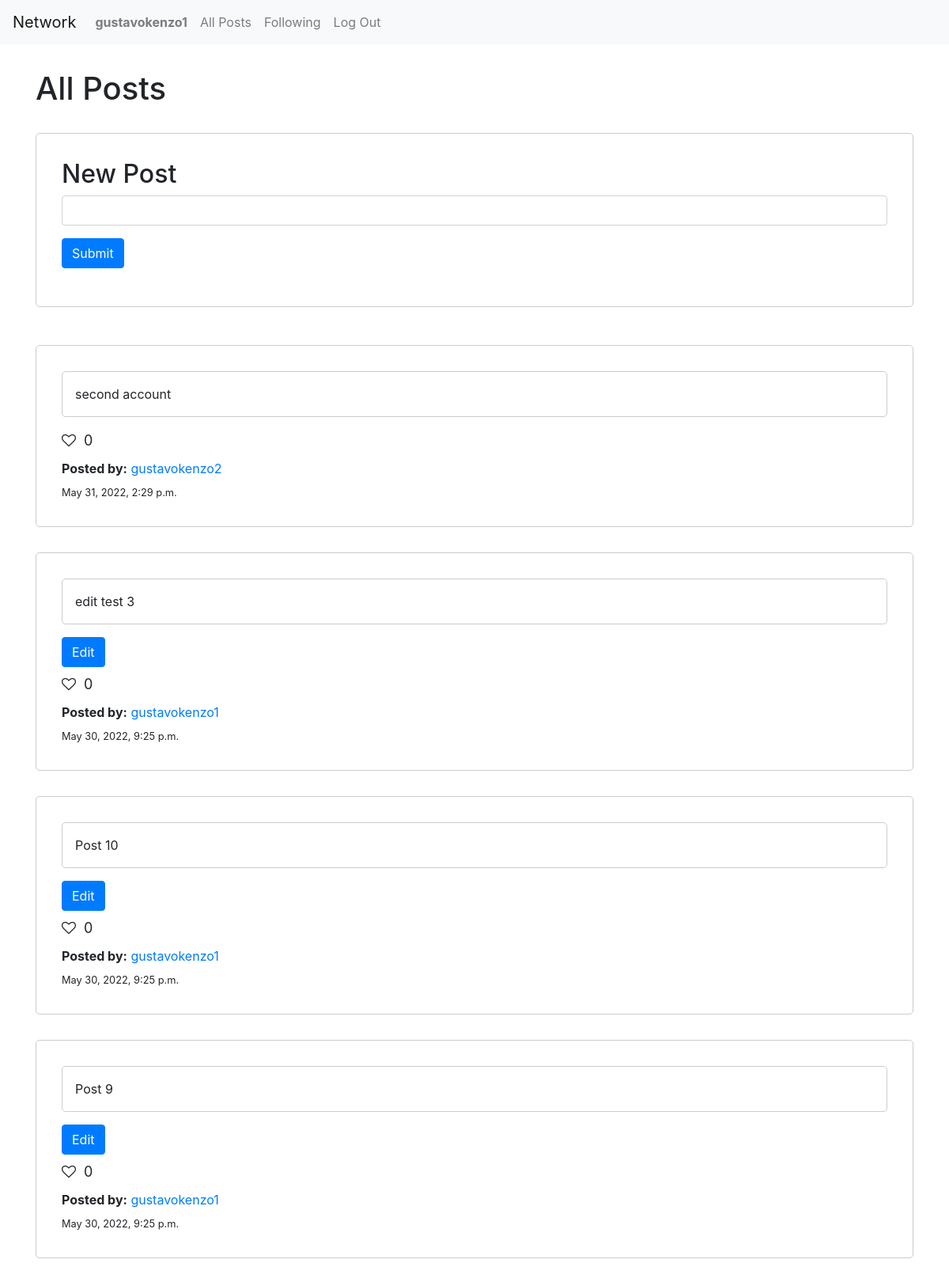
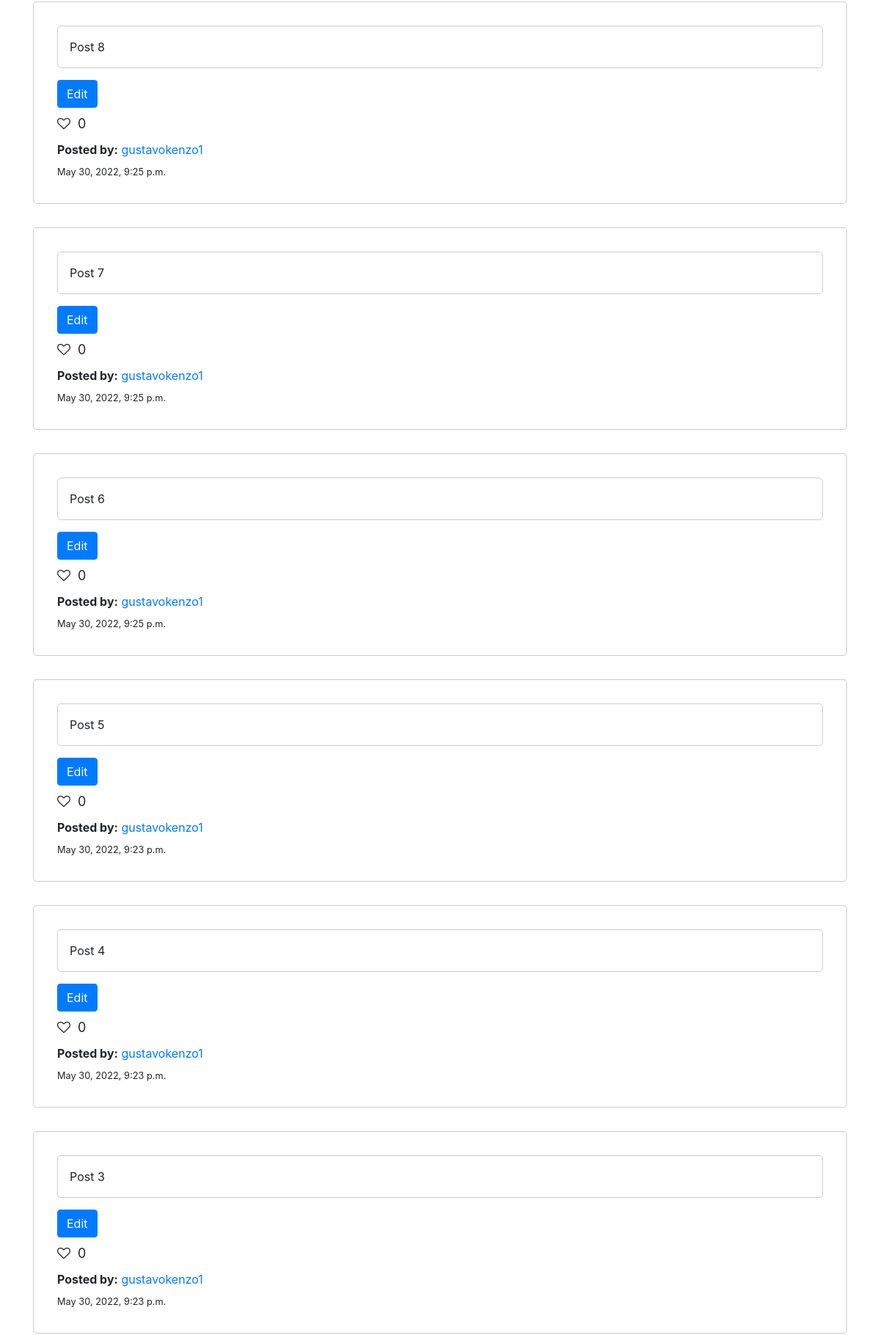
/ (signed in, upper part), run on the app's committed database (2 pictures, top to bottom).
### network/models.py (models this page shows, shortened)
class User(AbstractUser):
    pass

class Post(models.Model):
    user = models.ForeignKey(
        "User", on_delete=models.CASCADE, related_name="posts")
    text = models.TextField()
    timestamp = models.DateTimeField(auto_now_add=True)

### network/views.py (the view)
# urls.py: path("", views.index, name="index"),
def index(request):
    posts = Post.objects.all().order_by("-timestamp").values()
    for post in posts:
        post["user"] = User.objects.get(id=post["user_id"])
        post["likes"] = Like.objects.filter(
            post=Post.objects.get(id=post["id"])).count()
    paginator = Paginator(posts, 10)
    page = request.GET.get('page')
    page_obj = paginator.get_page(page)
    return render(request, "network/index.html", {
        "posts": page_obj,
        "type": "All Posts"
    })

### network/templates/network/index.html (shortened to what this page needs)
{% extends "network/layout.html" %}
{% block body %}
    <div class="container">
        <h1 class="title">{{ type }}</h1>
        {% if not type == "People You Follow" %}
            <div class="newPostContainer">
                <h2>New Post</h2>
                <form id="submit-form">
                    <div class="form-group">
                        <input id="submit-post-text" class="form-control" type="text">
                    </div>
                    <div class="form-group">
                        <input id="submit-post" class="btn btn-primary" type="submit">
                    </div>
                </form>
            </div>
        {% endif %}
        <div class="latestPosts">
            {% for post in posts %}
            <div id="{{post.id}}" class="postContainer">
                <div class="postText">
                    <div class="text">
                        {{post.text}}
                    </div>
                </div>
                <div class="postInfo">
                    {% if user.username == post.user.username %}
                        <button id="editButton" data-id="{{post.id}}" class="btn btn-primary mb-2">Edit</button>
                    {% endif %}
                    <div class="postLikes">
                        <i id="likeIcon" class="fa fa-solid fa-heart-o" style="margin-right: 5px;"></i> 0
                    </div>
                    <div class="postUser">
                        <strong>Posted by:</strong>
                        <a href="/profile/{{post.user.username}}">
                            {{post.user.username}}
                        </a>
                    </div>
                    <div class="postTimestamp">
                        <small>
                        {{post.timestamp}}
                        </small>
                    </div>
                </div>
              </div>
            {% endfor %}
        </div>
    </div>
{% endblock %}

### network/templates/network/layout.html (shortened to what this page needs)
{% load static %}
<!DOCTYPE html>
<html lang="en">
    <head>
        <link rel="stylesheet" href="https://stackpath.bootstrapcdn.com/bootstrap/4.4.1/css/bootstrap.min.css">
        <link rel="stylesheet" href="https://cdnjs.cloudflare.com/ajax/libs/font-awesome/4.7.0/css/font-awesome.min.css">
        <link href="{% static 'network/styles.css' %}" rel="stylesheet">
    </head>
    <body>
        <nav class="navbar navbar-expand-lg navbar-light bg-light">
            <a class="navbar-brand" href="#">Network</a>
            <div>
              <ul class="navbar-nav mr-auto">
                {% if user.is_authenticated %}
                    <li class="nav-item">
                        <a class="nav-link" href="/profile/{{ user.username }}"><strong>{{ user.username }}</strong></a>
                    </li>
                {% endif %}
                <li class="nav-item">
                  <a class="nav-link" href="{% url 'index' %}">All Posts</a>
                </li>
                {% if user.is_authenticated %}
                    <li class="nav-item">
                        <a class="nav-link" href="{% url 'following' %}">Following</a>
                    </li>
                    <li class="nav-item">
                        <a class="nav-link" href="{% url 'logout' %}">Log Out</a>
                    </li>
                {% endif %}
              </ul>
            </div>
          </nav>
        <div class="body">
            {% block body %}
            {% endblock %}
        </div>
    </body>
</html>

### network/static/network/styles.css (style rules this page uses)
.title { margin: 2rem 0 2rem; }
.container { margin-bottom: 5rem; }
.newPostContainer { border: 1px solid #ccc; padding: 2rem; border-radius: 5px; display: flex; flex-direction: column; justify-content: space-around; }
.latestPosts { display: flex; flex-direction: column; gap: 2rem; margin-top: 3rem; }
.postContainer { width: 100%; padding: 2rem; border: 1px solid #ccc; border-radius: 5px; }
.postText { padding: 1rem; border: 1px solid #ccc; border-radius: 5px; margin-bottom: 1rem; }
.postUser { margin-top: 10px; margin-bottom: 5px; }
#likeIcon, #profileLikeIcon, #followingLikeIcon { cursor: pointer; }
.postLikes { display: flex; align-items: center; flex-direction: row; gap: 5px; font-size: 18px; }

### data on the page
User: username "gustavokenzo1"
Post: text "second account", user.username "gustavokenzo2", timestamp "May 31, 2022, 2:29 p.m."
Post: text "edit test 3", user.username "gustavokenzo1", timestamp "May 30, 2022, 9:25 p.m."
Post: text "Post 10", user.username "gustavokenzo1", timestamp "May 30, 2022, 9:25 p.m."
Post: text "Post 9", user.username "gustavokenzo1", timestamp "May 30, 2022, 9:25 p.m."
Post: text "Post 8", user.username "gustavokenzo1", timestamp "May 30, 2022, 9:25 p.m."
Post: text "Post 7", user.username "gustavokenzo1", timestamp "May 30, 2022, 9:25 p.m."
Post: text "Post 6", user.username "gustavokenzo1", timestamp "May 30, 2022, 9:25 p.m."
Post: text "Post 5", user.username "gustavokenzo1", timestamp "May 30, 2022, 9:23 p.m."
Post: text "Post 4", user.username "gustavokenzo1", timestamp "May 30, 2022, 9:23 p.m."
Post: text "Post 3", user.username "gustavokenzo1", timestamp "May 30, 2022, 9:23 p.m."

### other printed values
{{ type }} "All Posts"
